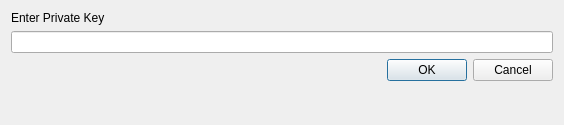
<?xml version="1.0" encoding="UTF-8"?>
<ui version="4.0">
 <class>SweepBLS</class>
 <widget class="QDialog" name="SweepBLS">
  <property name="geometry">
   <rect>
    <x>0</x>
    <y>0</y>
    <width>564</width>
    <height>125</height>
   </rect>
  </property>
  <property name="windowTitle">
   <string>Sweep BLS Private Key</string>
  </property>
  <layout class="QVBoxLayout" name="verticalLayout">
   <item>
    <widget class="QLabel" name="label_2">
     <property name="text">
      <string>Enter Private Key</string>
     </property>
    </widget>
   </item>
   <item>
    <layout class="QHBoxLayout" name="horizontalLayout">
     <item>
      <widget class="QValidatedLineEdit" name="privkey"/>
     </item>
    </layout>
   </item>
   <item>
    <widget class="QDialogButtonBox" name="buttonBox">
     <property name="orientation">
      <enum>Qt::Horizontal</enum>
     </property>
     <property name="standardButtons">
      <set>QDialogButtonBox::Cancel|QDialogButtonBox::Ok</set>
     </property>
    </widget>
   </item>
   <item>
    <spacer name="verticalSpacer">
     <property name="orientation">
      <enum>Qt::Vertical</enum>
     </property>
     <property name="sizeHint" stdset="0">
      <size>
       <width>20</width>
       <height>40</height>
      </size>
     </property>
    </spacer>
   </item>
  </layout>
 </widget>
 <customwidgets>
  <customwidget>
   <class>QValidatedLineEdit</class>
   <extends>QLineEdit</extends>
   <header>qvalidatedlineedit.h</header>
  </customwidget>
 </customwidgets>
 <resources/>
 <connections/>
</ui>
